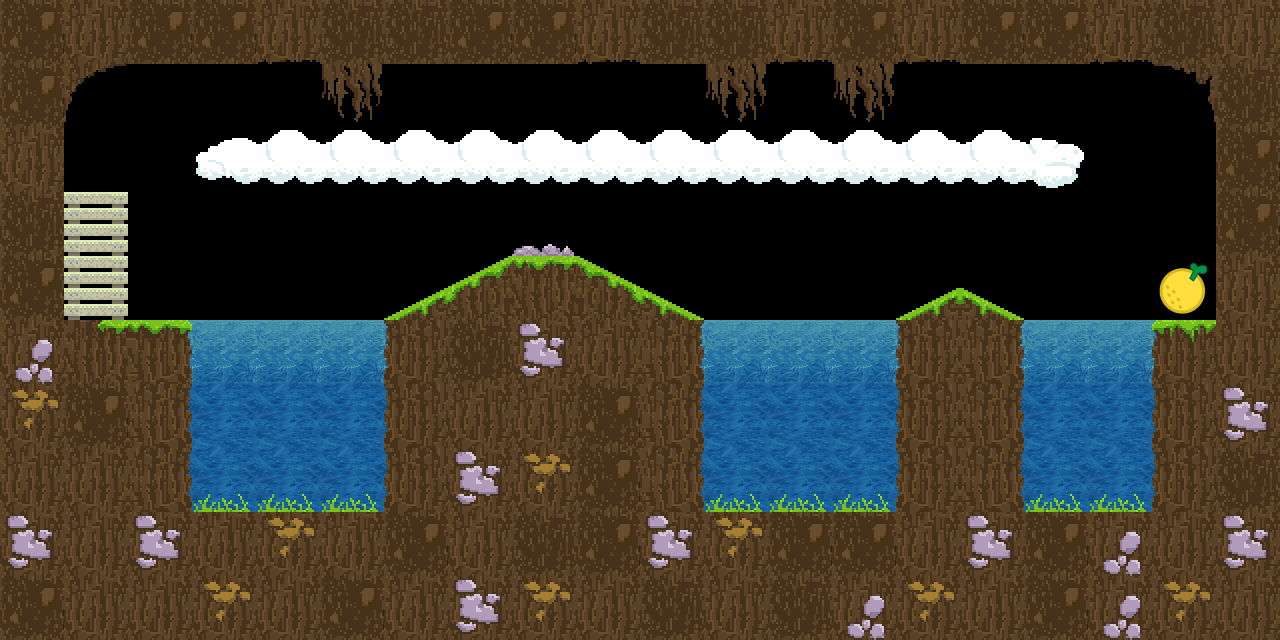

The image is a tile-based game level rendered from a .tmx file. Its description and source (layers, tilesets, objects; grid data summarised) follow:
An orthogonal 20x10 tile map with 64x64 px tiles, 2 tile layers (background, map), 3 tilesets and 17 objects (start, end).

<map version="1.0.0" orientation="orthogonal" renderorder="right-down" width="20" height="10" tilewidth="64" tileheight="64" nextobjectid="21">
 <tileset firstgid="1" name="Tiles_64x64" tilewidth="64" tileheight="64" tilecount="64" columns="8">
  <image source="../tilesets/Tiles_64x64.png" trans="000000" width="512" height="512" />
 </tileset>
 <tileset firstgid="65" name="tilesheet-water" tilewidth="64" tileheight="64" tilecount="9" columns="3">
  <image source="../tilesets/tilesheet-water.png" width="192" height="224" />
 </tileset>
 <tileset firstgid="74" name="endTile" tilewidth="64" tileheight="64" tilecount="1" columns="1">
  <image source="../tilesets/endTile.png" width="65" height="65" />
 </tileset>
 <layer name="background" width="20" height="10">
  <data>[200 cells, 47 non-empty, 9 distinct tile ids]</data>
 </layer>
 <layer name="map" width="20" height="10">
  <data>[200 cells, 137 non-empty, 23 distinct tile ids]</data>
 </layer>
 <objectgroup name="positions">
  <object id="1" name="start" x="66" y="234" width="64" height="64" />
  <object id="2" name="end" x="1152" y="258" width="64" height="64" />
 </objectgroup>
 <objectgroup name="ground">
  <object id="3" x="0" y="0" width="64" height="640" />
  <object id="4" x="64" y="0" width="1216" height="64" />
  <object id="5" x="1216" y="64" width="64" height="576" />
  <object id="6" x="64" y="512" width="1088" height="128" />
  <object id="7" x="64" y="320" width="128" height="192" />
  <object id="9" x="384" y="320" width="320" height="192" />
  <object id="10" x="896" y="320" width="128" height="192" />
  <object id="11" x="1152" y="320" width="64" height="320" />
  <object id="12" x="512" y="256" width="64" height="64" />
  <object id="13" x="384" y="320">
   <polygon points="0,0 128,0 128,-64" />
  </object>
  <object id="14" x="576" y="256">
   <polygon points="0,0 0,64 128,64" />
  </object>
  <object id="20" x="896" y="320">
   <polygon points="0,0 128,0 64,-32" />
  </object>
 </objectgroup>
 <objectgroup name="water">
  <object id="16" x="192" y="320" width="192" height="192" />
  <object id="17" x="704" y="320" width="192" height="192" />
  <object id="18" x="1024" y="320" width="128" height="192" />
 </objectgroup>
</map>
